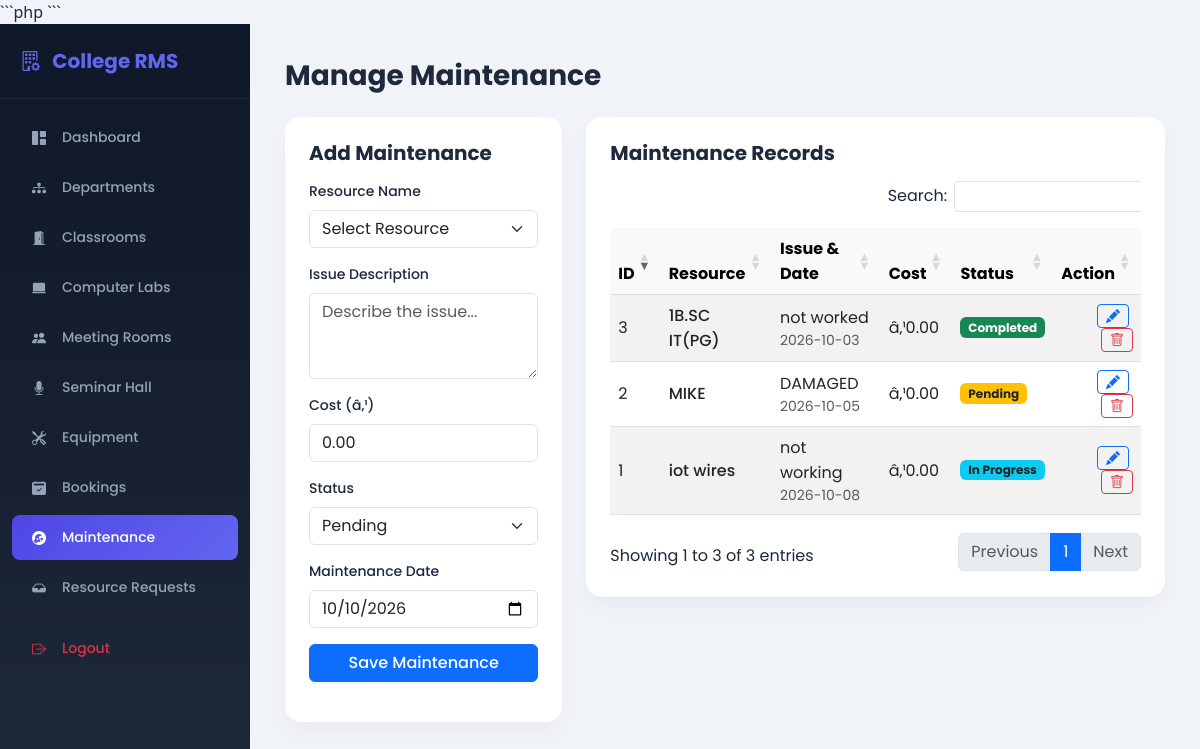
The app's page /maintenance.php (signed in) with its own data.
### tables this page shows
CREATE TABLE `maintenance` (
  `id` int(11) NOT NULL,
  `resource_name` varchar(100) NOT NULL,
  `issue_description` text NOT NULL,
  `cost` decimal(10,2) DEFAULT 0.00,
  `status` varchar(50) DEFAULT 'Pending',
  `maintenance_date` date NOT NULL,
  `created_at` timestamp NOT NULL DEFAULT current_timestamp()
);

### maintenance.php (the view, shortened to what this page needs)
<?php
include 'db.php';
$conn->query("CREATE TABLE IF NOT EXISTS maintenance (
    id INT AUTO_INCREMENT PRIMARY KEY,
    resource_name VARCHAR(100) NOT NULL,
    issue_description TEXT NOT NULL,
    cost DECIMAL(10,2) DEFAULT 0.00,
    status VARCHAR(50) DEFAULT 'Pending',
    maintenance_date DATE NOT NULL,
    created_at TIMESTAMP DEFAULT CURRENT_TIMESTAMP
)");
$maintenance_result = $conn->query("SELECT * FROM maintenance ORDER BY maintenance_date DESC");
?>
<!DOCTYPE html>
<html lang="en">
<head>
    <link rel="stylesheet" href="https://cdn.jsdelivr.net/npm/bootstrap@5.3.0/dist/css/bootstrap.min.css">
    <link rel="stylesheet" href="https://cdn.jsdelivr.net/npm/bootstrap-icons@1.10.5/font/bootstrap-icons.css">
    <link rel="stylesheet" href="https://cdn.datatables.net/1.13.6/css/dataTables.bootstrap5.min.css">
    <link rel="stylesheet" href="https://cdn.datatables.net/buttons/2.4.1/css/buttons.bootstrap5.min.css">
    <link rel="stylesheet" href="mobile_view.css">
</head>
<body>
<div class="d-flex">
    <div class="sidebar">
        <div class="brand"><i class="bi bi-building-gear me-2"></i> College RMS</div>
        <div class="mt-3">
            <a href="dashboard.php"><i class="bi bi-grid-1x2-fill me-3"></i> Dashboard</a>
            <a href="departments.php"><i class="bi bi-diagram-3-fill me-3"></i> Departments</a>
            <a href="resources.php?type=Classroom"><i class="bi bi-door-open-fill me-3"></i> Classrooms</a>
            <a href="resources.php?type=Computer Lab"><i class="bi bi-laptop-fill me-3"></i> Computer Labs</a>
            <a href="resources.php?type=Meeting Room"><i class="bi bi-people-fill me-3"></i> Meeting Rooms</a>
            <a href="resources.php?type=Seminar Hall"><i class="bi bi-mic-fill me-3"></i> Seminar Hall</a>
            <a href="resources.php?type=Equipment"><i class="bi bi-tools me-3"></i> Equipment</a>
            <a href="bookings.php"><i class="bi bi-calendar2-check-fill me-3"></i> Bookings</a>
            <a href="maintenance.php" class="active"><i class="bi bi-wrench-adjustable-circle-fill me-3"></i> Maintenance</a>
            <a href="resource_requests.php"><i class="bi bi-inbox-fill me-3"></i> Resource Requests</a>
            <a href="logout.php" class="text-danger mt-3"><i class="bi bi-box-arrow-right me-3"></i> Logout</a>
        </div>
    </div>
    <div class="main-content flex-grow-1">
        <h3 class="fw-bold mb-4">Manage Maintenance</h3>
        <div class="row g-4">
            <div class="col-md-4">
                <div class="card-box p-4">
                    <h5 class="fw-bold mb-3">Add Maintenance</h5>
                    <form method="POST">
                        <div class="mb-3">
                            <label class="form-label small fw-medium">Resource Name</label>
                            <select name="resource_name" class="form-select" required>
                                <option value="">Select Resource</option>
                            </select>
                        </div>
                        <div class="mb-3">
                            <label class="form-label small fw-medium">Issue Description</label>
                            <textarea name="issue_description" class="form-control" rows="3" placeholder="Describe the issue..." required></textarea>
                        </div>
                        <div class="mb-3">
                            <label class="form-label small fw-medium">Cost (â‚¹)</label>
                            <input type="number" step="0.01" name="cost" class="form-control" placeholder="0.00" value="0.00" required>
                        </div>
                        <div class="mb-3">
                            <label class="form-label small fw-medium">Status</label>
                            <select name="status" class="form-select" required>
                                <option value="Pending">Pending</option>
                            </select>
                        </div>
                        <div class="mb-3">
                            <label class="form-label small fw-medium">Maintenance Date</label>
                            <input type="date" name="maintenance_date" class="form-control" value="<?php echo date('Y-m-d'); ?>" required>
                        </div>
                        <button type="submit" name="add_maintenance" class="btn btn-primary w-100 fw-medium">Save Maintenance</button>
                    </form>
                </div>
            </div>
            <div class="col-md-8">
                <div class="card-box p-4">
                    <h5 class="fw-bold mb-3">Maintenance Records</h5>
                    <div class="table-responsive mt-3">
                        <table id="maintenanceTable" class="table align-middle table-striped table-hover">
                            <thead class="table-light">
                                <tr>
                                    <th>ID</th>
                                    <th>Resource</th>
                                    <th>Issue & Date</th>
                                    <th>Cost</th>
                                    <th>Status</th>
                                    <th class="text-end">Action</th>
                                </tr>
                            </thead>
                            <tbody>
                                <?php if ($maintenance_result && $maintenance_result->num_rows > 0): ?>
                                    <?php while($row = $maintenance_result->fetch_assoc()): ?>
                                        <tr>
                                            <td><?php echo $row['id']; ?></td>
                                            <td class="fw-medium"><?php echo htmlspecialchars($row['resource_name']); ?></td>
                                            <td>
                                                <span class="d-block text-dark"><?php echo htmlspecialchars($row['issue_description']); ?></span>
                                                <small class="text-muted"><?php echo htmlspecialchars($row['maintenance_date']); ?></small>
                                            </td>
                                            <td>â‚¹<?php echo number_format($row['cost'], 2); ?></td>
                                            <td>
                                                <?php
                                                    $badgeBg = 'bg-warning text-dark';
                                                    if ($row['status'] == 'Completed') $badgeBg = 'bg-success';
                                                    else if ($row['status'] == 'In Progress') $badgeBg = 'bg-info text-dark';
                                                ?>
                                                <span class="badge <?php echo $badgeBg; ?>"><?php echo htmlspecialchars($row['status']); ?></span>
                                            </td>
                                            <td class="text-end">
                                                <a href="edit_maintenance.php?id=<?php echo $row['id']; ?>" class="btn btn-sm btn-outline-primary me-1" title="Edit"><i class="bi bi-pencil-fill"></i></a>
                                                <a href="maintenance.php?delete=<?php echo $row['id']; ?>" class="btn btn-sm btn-outline-danger" onclick="return confirm('Are you sure you want to delete this record?')" title="Delete"><i class="bi bi-trash"></i></a>
                                            </td>
                                        </tr>
                                    <?php endwhile; ?>
                                <?php else: ?>
                                    <tr>
                                        <td colspan="6" class="text-center text-muted py-3">No maintenance records found.</td>
                                    </tr>
                                <?php endif; ?>
                            </tbody>
                        </table>
                    </div>
                </div>
            </div>
        </div>
    </div>
</div>
</body>
</html>

### maintenance.php (style rules this page uses)
* { font-family: 'Poppins', sans-serif; }
body { background-color: #f0f3f8; color: #1e293b; }
.sidebar { min-height: 100vh; background: linear-gradient(180deg, #0f172a 0%, #1e293b 100%); color: #fff; width: 250px; position: fixed; }
.sidebar .brand { font-size: 20px; font-weight: 700; padding: 22px 20px; color: #6366f1; border-bottom: 1px solid rgba(255,255,255,0.08); }
.sidebar a { color: #94a3b8; text-decoration: none; padding: 12px 20px; display: flex; align-items: center; font-size: 14px; font-weight: 500; border-radius: 8px; margin: 5px 12px; transition: all 0.3s; }
.sidebar a.active { background: linear-gradient(135deg, #4f46e5 0%, #6366f1 100%); color: #fff; }
.main-content { margin-left: 250px; padding: 35px; }
.card-box { border: none; border-radius: 16px; background: #fff; box-shadow: 0 10px 25px -5px rgba(0,0,0,0.05); }

### records on screen
maintenance: id "1", resource_name "iot wires", issue_description "not working", maintenance_date "2026-10-08", cost "0.00", status "In Progress"
maintenance: id "2", resource_name "MIKE", issue_description "DAMAGED", maintenance_date "2026-10-05", cost "0.00", status "Pending"
maintenance: id "3", resource_name "1B.SC IT(PG)", issue_description "not worked", maintenance_date "2026-10-03", cost "0.00", status "Completed"
